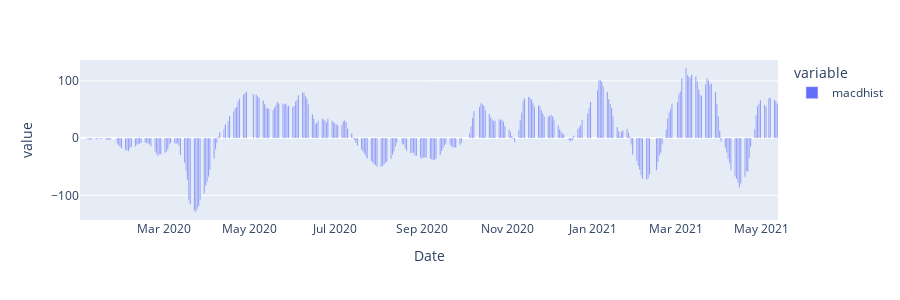

The notebook cell this image was saved under:
### Code cell
px.bar(df.macdhist, height=300)

### Figure 1 — Plotly figure (JSON) as saved in the notebook; plotly's stock layout.template omitted (floating-point values rounded to 4 significant figures; data arrays with more than 128 entries replaced by an {"elided": "..."} marker saying what was removed)
{"data": [{"alignmentgroup": "True", "hovertemplate": "variable=macdhist<br>Date=%{x}<br>value=%{y}<extra></extra>", "legendgroup": "macdhist", "marker": {"color": "#636efa"}, "name": "macdhist", "offsetgroup": "macdhist", "orientation": "v", "showlegend": true, "textposition": "auto", "type": "bar", "x": {"elided": "337 str values"}, "xaxis": "x", "y": {"elided": "337 float values"}, "yaxis": "y"}], "layout": {"barmode": "relative", "height": 300, "legend": {"title": {"text": "variable"}, "tracegroupgap": 0}, "margin": {"t": 60}, "xaxis": {"anchor": "y", "domain": [0, 1], "title": {"text": "Date"}}, "yaxis": {"anchor": "x", "domain": [0, 1], "title": {"text": "value"}}}}
